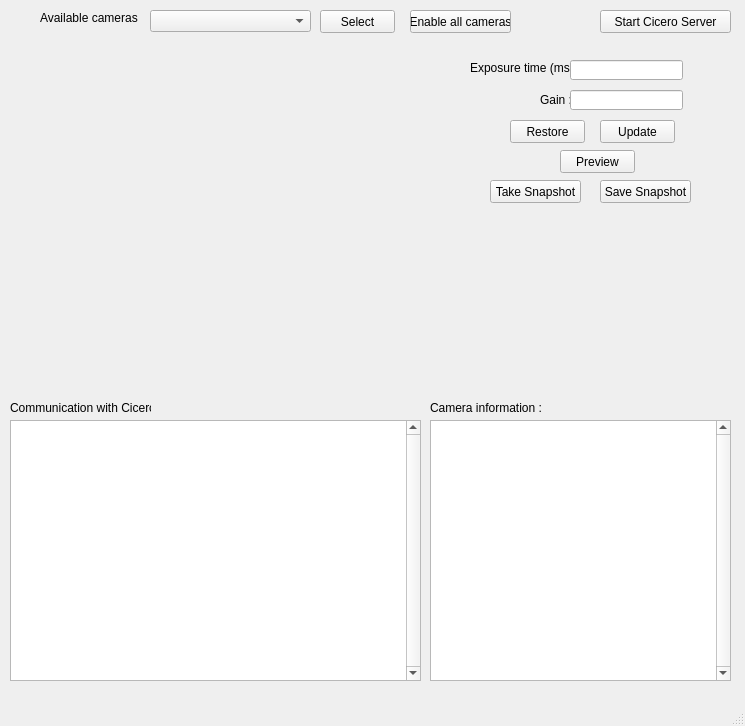
<?xml version="1.0" encoding="UTF-8"?>
<ui version="4.0">
 <class>MainWindow</class>
 <widget class="QMainWindow" name="MainWindow">
  <property name="geometry">
   <rect>
    <x>0</x>
    <y>0</y>
    <width>745</width>
    <height>726</height>
   </rect>
  </property>
  <property name="windowTitle">
   <string>MainWindow</string>
  </property>
  <widget class="QWidget" name="centralwidget">
   <widget class="MatplotlibWidget" name="matplotlibGadget">
    <property name="geometry">
     <rect>
      <x>10</x>
      <y>50</y>
      <width>441</width>
      <height>331</height>
     </rect>
    </property>
   </widget>
   <widget class="QComboBox" name="cameraSelectComboBox">
    <property name="geometry">
     <rect>
      <x>150</x>
      <y>10</y>
      <width>161</width>
      <height>22</height>
     </rect>
    </property>
   </widget>
   <widget class="QLabel" name="cameraSelectLabel">
    <property name="geometry">
     <rect>
      <x>40</x>
      <y>10</y>
      <width>101</width>
      <height>16</height>
     </rect>
    </property>
    <property name="text">
     <string>Available cameras :</string>
    </property>
   </widget>
   <widget class="QPushButton" name="cameraSelectButton">
    <property name="geometry">
     <rect>
      <x>320</x>
      <y>10</y>
      <width>75</width>
      <height>23</height>
     </rect>
    </property>
    <property name="text">
     <string>Select</string>
    </property>
   </widget>
   <widget class="QLabel" name="exposureLabel">
    <property name="geometry">
     <rect>
      <x>470</x>
      <y>60</y>
      <width>101</width>
      <height>16</height>
     </rect>
    </property>
    <property name="text">
     <string>Exposure time (ms) :</string>
    </property>
   </widget>
   <widget class="QLabel" name="gainLabel">
    <property name="geometry">
     <rect>
      <x>540</x>
      <y>90</y>
      <width>31</width>
      <height>20</height>
     </rect>
    </property>
    <property name="text">
     <string>Gain :</string>
    </property>
   </widget>
   <widget class="QLineEdit" name="exposureEdit">
    <property name="geometry">
     <rect>
      <x>570</x>
      <y>60</y>
      <width>113</width>
      <height>20</height>
     </rect>
    </property>
   </widget>
   <widget class="QLineEdit" name="gainEdit">
    <property name="geometry">
     <rect>
      <x>570</x>
      <y>90</y>
      <width>113</width>
      <height>20</height>
     </rect>
    </property>
   </widget>
   <widget class="QLabel" name="ciceroTextLabel">
    <property name="geometry">
     <rect>
      <x>10</x>
      <y>400</y>
      <width>141</width>
      <height>16</height>
     </rect>
    </property>
    <property name="text">
     <string>Communication with Cicero : </string>
    </property>
   </widget>
   <widget class="QLabel" name="cameraInfoLabel">
    <property name="geometry">
     <rect>
      <x>430</x>
      <y>400</y>
      <width>141</width>
      <height>16</height>
     </rect>
    </property>
    <property name="text">
     <string>Camera information :</string>
    </property>
   </widget>
   <widget class="QPushButton" name="cameraUpdateButton">
    <property name="geometry">
     <rect>
      <x>600</x>
      <y>120</y>
      <width>75</width>
      <height>23</height>
     </rect>
    </property>
    <property name="text">
     <string>Update</string>
    </property>
   </widget>
   <widget class="QPushButton" name="ciceroStartButton">
    <property name="geometry">
     <rect>
      <x>600</x>
      <y>10</y>
      <width>131</width>
      <height>23</height>
     </rect>
    </property>
    <property name="text">
     <string>Start Cicero Server</string>
    </property>
   </widget>
   <widget class="QPushButton" name="cameraRestoreButton">
    <property name="geometry">
     <rect>
      <x>510</x>
      <y>120</y>
      <width>75</width>
      <height>23</height>
     </rect>
    </property>
    <property name="text">
     <string>Restore</string>
    </property>
   </widget>
   <widget class="QPushButton" name="takeSnapshotButton">
    <property name="geometry">
     <rect>
      <x>490</x>
      <y>180</y>
      <width>91</width>
      <height>23</height>
     </rect>
    </property>
    <property name="text">
     <string>Take Snapshot</string>
    </property>
   </widget>
   <widget class="QPushButton" name="previewButton">
    <property name="geometry">
     <rect>
      <x>560</x>
      <y>150</y>
      <width>75</width>
      <height>23</height>
     </rect>
    </property>
    <property name="text">
     <string>Preview</string>
    </property>
   </widget>
   <widget class="QPushButton" name="cameraEnableButton">
    <property name="geometry">
     <rect>
      <x>410</x>
      <y>10</y>
      <width>101</width>
      <height>23</height>
     </rect>
    </property>
    <property name="text">
     <string>Enable all cameras</string>
    </property>
   </widget>
   <widget class="QPushButton" name="saveSnapshotButton">
    <property name="geometry">
     <rect>
      <x>600</x>
      <y>180</y>
      <width>91</width>
      <height>23</height>
     </rect>
    </property>
    <property name="text">
     <string>Save Snapshot</string>
    </property>
   </widget>
   <widget class="QTextBrowser" name="InformationCamera">
    <property name="geometry">
     <rect>
      <x>430</x>
      <y>420</y>
      <width>301</width>
      <height>261</height>
     </rect>
    </property>
    <property name="verticalScrollBarPolicy">
     <enum>Qt::ScrollBarAlwaysOn</enum>
    </property>
   </widget>
   <widget class="QTextBrowser" name="CiceroCommunication">
    <property name="geometry">
     <rect>
      <x>10</x>
      <y>420</y>
      <width>411</width>
      <height>261</height>
     </rect>
    </property>
    <property name="verticalScrollBarPolicy">
     <enum>Qt::ScrollBarAlwaysOn</enum>
    </property>
   </widget>
  </widget>
  <widget class="QMenuBar" name="menubar">
   <property name="geometry">
    <rect>
     <x>0</x>
     <y>0</y>
     <width>745</width>
     <height>21</height>
    </rect>
   </property>
   <property name="defaultUp">
    <bool>false</bool>
   </property>
   <property name="nativeMenuBar">
    <bool>true</bool>
   </property>
  </widget>
  <widget class="QStatusBar" name="statusbar"/>
 </widget>
 <customwidgets>
  <customwidget>
   <class>MatplotlibWidget</class>
   <extends>QWidget</extends>
   <header>matplotlibwidget</header>
  </customwidget>
 </customwidgets>
 <resources/>
 <connections/>
</ui>
